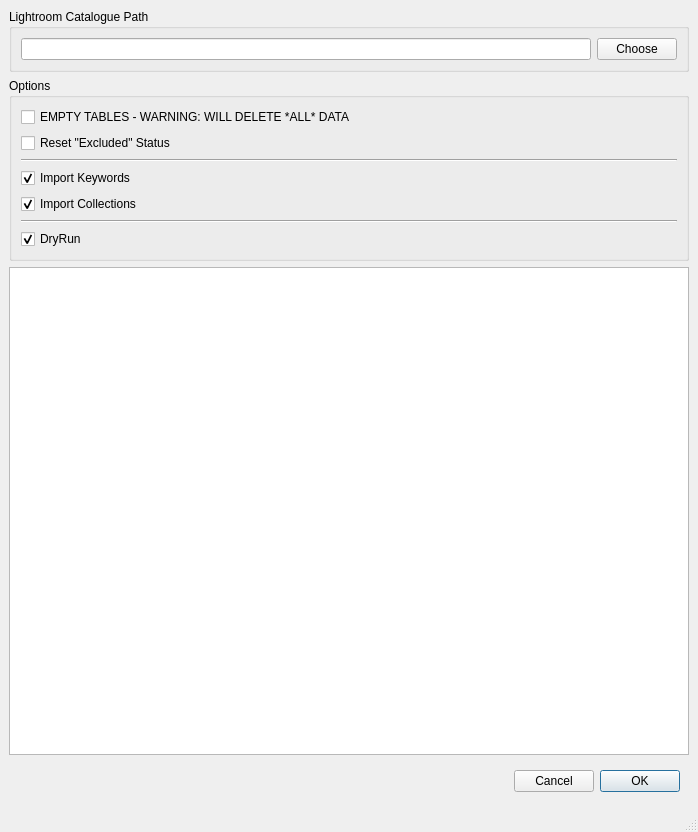
<?xml version="1.0" encoding="UTF-8"?>
<ui version="4.0">
 <class>LightroomImport</class>
 <widget class="QMainWindow" name="LightroomImport">
  <property name="geometry">
   <rect>
    <x>0</x>
    <y>0</y>
    <width>698</width>
    <height>832</height>
   </rect>
  </property>
  <property name="windowTitle">
   <string>Lightroom Import</string>
  </property>
  <widget class="QWidget" name="centralwidget">
   <layout class="QVBoxLayout" name="verticalLayout">
    <item>
     <widget class="QGroupBox" name="groupBox">
      <property name="title">
       <string>Lightroom Catalogue Path</string>
      </property>
      <layout class="QHBoxLayout" name="horizontalLayout_3">
       <item>
        <widget class="QLineEdit" name="mLightroomDBPath">
         <property name="text">
          <string/>
         </property>
        </widget>
       </item>
       <item>
        <widget class="QPushButton" name="mLightroomDBPathChoose">
         <property name="text">
          <string>Choose</string>
         </property>
        </widget>
       </item>
      </layout>
     </widget>
    </item>
    <item>
     <widget class="QGroupBox" name="groupBox">
      <property name="title">
       <string>Options</string>
      </property>
      <layout class="QVBoxLayout" name="verticalLayout_3">
       <item>
        <widget class="QCheckBox" name="mEmptyData">
         <property name="toolTip">
          <string>I really hope you know what you're doing!!</string>
         </property>
         <property name="text">
          <string>EMPTY TABLES - WARNING: WILL DELETE *ALL* DATA</string>
         </property>
        </widget>
       </item>
       <item>
        <widget class="QCheckBox" name="mResetExcluded">
         <property name="toolTip">
          <string>Enabling this option will set ALL images to &quot;excluded&quot; except the ones imported now</string>
         </property>
         <property name="text">
          <string>Reset &quot;Excluded&quot; Status</string>
         </property>
        </widget>
       </item>
       <item>
        <widget class="Line" name="line">
         <property name="orientation">
          <enum>Qt::Horizontal</enum>
         </property>
        </widget>
       </item>
       <item>
        <widget class="QCheckBox" name="mImportKeywords">
         <property name="text">
          <string>Import Keywords</string>
         </property>
         <property name="checked">
          <bool>true</bool>
         </property>
        </widget>
       </item>
       <item>
        <widget class="QCheckBox" name="mImportCollections">
         <property name="text">
          <string>Import Collections</string>
         </property>
         <property name="checked">
          <bool>true</bool>
         </property>
        </widget>
       </item>
       <item>
        <widget class="Line" name="line_2">
         <property name="orientation">
          <enum>Qt::Horizontal</enum>
         </property>
        </widget>
       </item>
       <item>
        <widget class="QCheckBox" name="mDryRun">
         <property name="toolTip">
          <string>Don't actually insert data, just pretend to</string>
         </property>
         <property name="text">
          <string>DryRun</string>
         </property>
         <property name="checked">
          <bool>true</bool>
         </property>
        </widget>
       </item>
      </layout>
     </widget>
    </item>
    <item>
     <widget class="QPlainTextEdit" name="log">
      <property name="font">
       <font>
        <family>Monospace</family>
        <pointsize>8</pointsize>
       </font>
      </property>
      <property name="readOnly">
       <bool>true</bool>
      </property>
     </widget>
    </item>
    <item>
     <widget class="QWidget" name="widget" native="true">
      <layout class="QHBoxLayout" name="horizontalLayout_4">
       <item>
        <spacer name="horizontalSpacer">
         <property name="orientation">
          <enum>Qt::Horizontal</enum>
         </property>
         <property name="sizeHint" stdset="0">
          <size>
           <width>40</width>
           <height>20</height>
          </size>
         </property>
        </spacer>
       </item>
       <item>
        <widget class="QPushButton" name="mCancelBtn">
         <property name="text">
          <string>Cancel</string>
         </property>
        </widget>
       </item>
       <item>
        <widget class="QPushButton" name="mOkBtn">
         <property name="text">
          <string>OK</string>
         </property>
         <property name="default">
          <bool>true</bool>
         </property>
        </widget>
       </item>
      </layout>
     </widget>
    </item>
   </layout>
  </widget>
  <widget class="QStatusBar" name="statusBar"/>
 </widget>
 <resources/>
 <connections/>
</ui>
